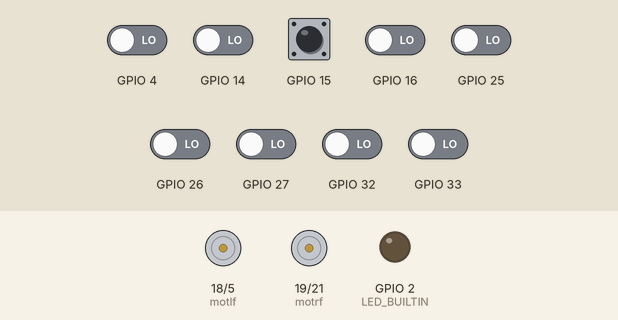
Recording of a program running on a simulated ESP32. Shown: motor-driver pin pairs drawn as motors (green arrow = first pin HIGH = forward, orange = second pin HIGH = backward, longer = more drive), output pins drawn as LEDs (lit = HIGH). Inputs (shaded band) come from the test bench; at power-on: GPIO 4, GPIO 14–16, GPIO 25–27, GPIO 32, GPIO 33 LOW. Nothing arrives over Bluetooth unless stated.

Above: at 4.7 s.
4.8 s: GPIO 15 pulsed HIGH 5 times (0.12 s each, 0.3 s apart)
At 6.8 s:
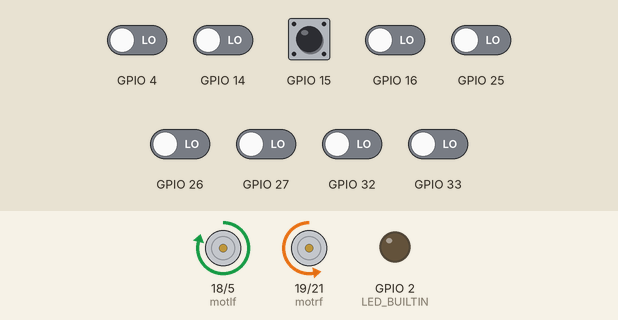
7.8 s: GPIO 4 driven HIGH
At 8.3 s:
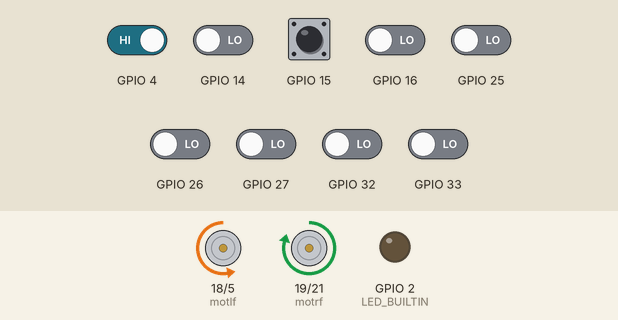
9.3 s: GPIO 16 driven HIGH
At 10.5 s:
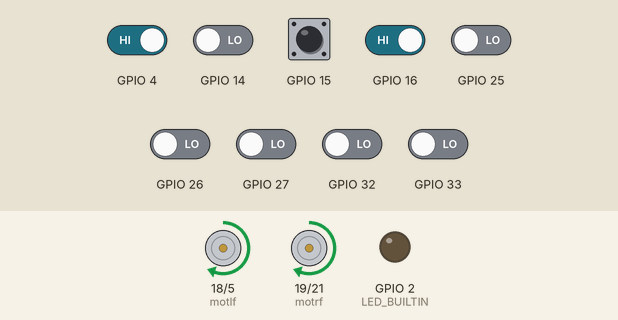
10.8 s: GPIO 14 driven HIGH
At 12.0 s:
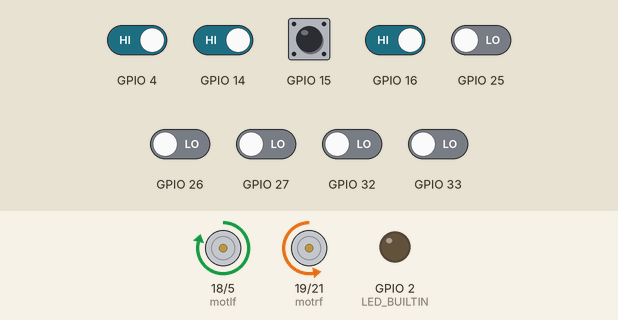
12.3 s: GPIO 14 driven LOW
At 13.0 s:
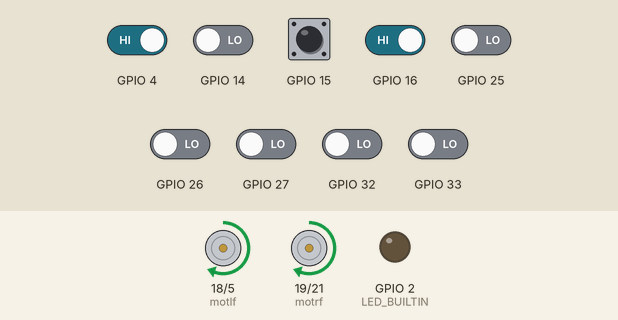
13.8 s: GPIO 4 driven LOW
At 15.2 s:
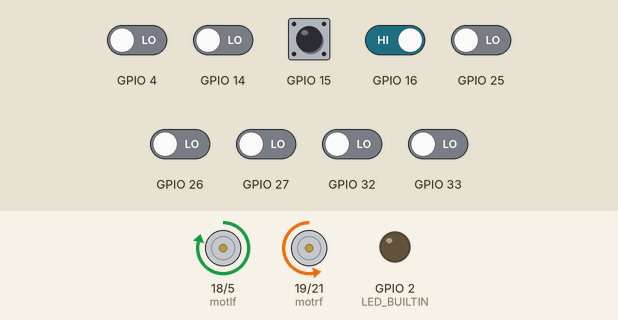
Timing chart, 0 to 16.3 s (numbered marks = the images above; inputs shaded):
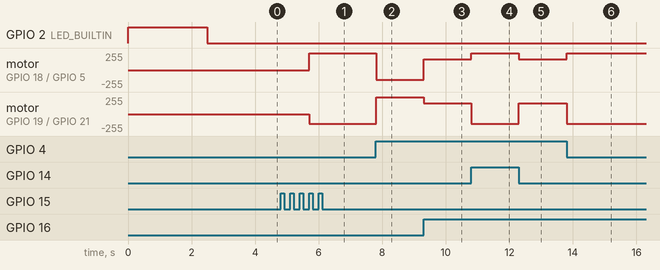

Measured:
- after the input at 4.8 s, motor on GPIO 18 (motlf) / GPIO 5 (motlb): stopped → forward 249/255 after 0.91 s; motor on GPIO 19 (motrf) / GPIO 21 (motrb): stopped → backward 149/255 after 0.91 s
- after the input at 7.8 s, motor on GPIO 18 (motlf) / GPIO 5 (motlb): forward 249/255 → backward 149/255 at once; motor on GPIO 19 (motrf) / GPIO 21 (motrb): backward 149/255 → forward 249/255 at once
- after the input at 9.3 s, motor on GPIO 18 (motlf) / GPIO 5 (motlb): backward 149/255 → forward 159/255 at once; motor on GPIO 19 (motrf) / GPIO 21 (motrb): forward 249/255 → forward 159/255 at once
- after the input at 10.8 s, motor on GPIO 18 (motlf) / GPIO 5 (motlb): forward 159/255 → forward 249/255 at once; motor on GPIO 19 (motrf) / GPIO 21 (motrb): forward 159/255 → backward 149/255 at once
- after the input at 12.3 s, motor on GPIO 18 (motlf) / GPIO 5 (motlb): forward 249/255 → forward 159/255 at once; motor on GPIO 19 (motrf) / GPIO 21 (motrb): backward 149/255 → forward 159/255 at once
- after the input at 13.8 s, motor on GPIO 18 (motlf) / GPIO 5 (motlb): forward 159/255 → forward 249/255 at once; motor on GPIO 19 (motrf) / GPIO 21 (motrb): forward 159/255 → backward 149/255 at once

The program:

main.cpp
```cpp
#include <Arduino.h>
#include <PushButton.h>
#include <QTRSensors.h>
#include <TaskScheduler.h>
#include "BluetoothSerial.h"
#include "macros.h"

QTRSensors qtr;

#define SensorCount 8
#define SCANDURATION 100

uint16_t sensorValues[SensorCount];
uint16_t position = 0;

BluetoothSerial BT;
const byte numChars = 10;
char receivedChars[numChars]; // an array to store the received data
boolean newData = false;

int a, b, m, n, x, y;
char e, f, g;

float Kp = 15;
float Ki = 0;
float Kd = 0;
int basespeed = 160;   // base speed of motor
int minspeed = (-150); // min speed of motor
int maxspeed = 250;    // max speed of motor
int T = 2;             // sample time for pid calculation

#define motlf 18 // motor pins
#define motlb 5
#define motrf 19
#define motrb 21

const int freqm = 1000; // motor pwm frequency
const int mrfc = 0;     // Motor Right Forward Channel (mrfc) pwm channel (seperate channel for each pins)
const int mrbc = 2;
const int mlfc = 4;
const int mlbc = 6;
const int mpwmr = 8; // motor pwm resolution(8bit)
int rpwm = 0;        // pwm value to motor
int lpwm = 0;
int irdig = B00000000;
int error = 0; // position on the line from ir
float P;       // pid variables
float I;
float D;
float pidval = 0;
float lasterror;
unsigned long currenttime = 0;
int dtime = 0;
unsigned long prevt = 0;

PushButton starbutton(15);

void readerror();
void readbutton();
void pid_control();
void recvWithEndMarker();
void btpidv(const String &data);
void log();

Scheduler ts;
Task readir(TASK_IMMEDIATE, TASK_FOREVER, &readerror, &ts, false);
Task pid(TASK_IMMEDIATE, TASK_FOREVER, &pid_control, &ts, false);
Task readsw(TASK_IMMEDIATE, TASK_FOREVER, &readbutton, &ts, false);
Task btread(TASK_IMMEDIATE, TASK_FOREVER, &recvWithEndMarker, &ts, false);
Task logTask(500, TASK_FOREVER, &log, &ts, false);

void log()
{
  _PP(error);
  _PP("\t");
  // Print SensorValues array
  for (int va = 0; va < SensorCount; va++)
  {
    _PP(sensorValues[va]);
    _PP("\t");
  }
  _PL();
}

void readerror()
{
  qtr.read(sensorValues);
  position = qtr.readLineBlack(sensorValues);
  error = position - 3500;
}

void pid_control()
{
  currenttime = millis();
  dtime = currenttime - prevt;
  if (dtime >= T)
  {
    P = error;
    I = I * error;
    D = error - lasterror;

    pidval = ((P * Kp) + ((Ki * T) * I) + ((Kd / T) * D)); // calculater pid val
    lasterror = error;
    prevt = currenttime;
  }

  int lmspeed = basespeed - pidval; // get motor speed difference from pid val
  int rmspeed = basespeed + pidval; // get motor speed difference from pid val

  if (lmspeed > maxspeed)
  { // if motor speed is greater than max speed set motor speed tot max speed
    lmspeed = maxspeed;
  }
  if (rmspeed > maxspeed)
  { // if motor speed is greater than max speed set motor speed tot max speed
    rmspeed = maxspeed;
  }
  if (lmspeed < minspeed)
  { // if mot speed less  than min speed set mot speed to min speed
    lmspeed = minspeed;
  }
  if (rmspeed < minspeed)
  { // if mot speed less  than min speed set mot speed to min speed
    rmspeed = minspeed;
  }

  rpwm = abs(rmspeed); // pwm value to write to motor
  lpwm = abs(lmspeed);

  if (rmspeed > 0)
  { // if right mot speed is > 0 turn in forward direction else in backward
    ledcWrite(mrfc, rpwm);
    ledcWrite(mrbc, 0);
  }
  else
  {
    ledcWrite(mrfc, 0);
    ledcWrite(mrbc, rpwm);
  }

  if (lmspeed > 0)
  { // if left mot speed is > 0 turn in forward direction else in backward
    ledcWrite(mlfc, lpwm);
    ledcWrite(mlbc, 0);
  }
  else
  {
    ledcWrite(mlfc, 0);
    ledcWrite(mlbc, lpwm);
  }
}
void readbutton()
{
  starbutton.update();
  if (starbutton.isDoubleClicked())
  {
    if (pid.isEnabled() == false)
    {
      pid.enable();
    }
    else
    {
      pid.disable();
      ledcWrite(mrfc, 0); // write all pwmm channel 0
      ledcWrite(mrbc, 0);
      ledcWrite(mlfc, 0);
      ledcWrite(mlbc, 0);
      P = 0;
      I = 0;
      D = 0;
    }
  }

  pid.isEnabled() ? btread.disable() : btread.enable();

  // _PP(Kp);
  // _PP("\t");
  // _PP(Kd);
  // _PP("\t");
  // _PP(lpwm);
  // _PP("\t");
  // _PP(rpwm);
  // _PL("");

  // Print SensorValues array
  // for (int va = 0; va < SensorCount; va++)
  // {
  //   _PP(sensorValues[va]);
  //   _PP("\t");
  // }
  // _PL();
}

String incomingData;

void recvWithEndMarker()
{

  if (BT.available() > 0)
  {
    incomingData = BT.readStringUntil('/');
    btpidv(incomingData);
  }
}

void btpidv(const String &data)
{
  _PM("Incoming Value: ");
  _PL(data);

  for (int cnt = 0; cnt <= data.length(); cnt++)
  {
    switch (data.charAt(cnt))
    {
    case 'P':
      Kp = data.substring(cnt + 1, cnt + 6).toFloat();
      _PM("Changed P value to ");
      _PL(Kp);
      cnt += 5;
      break;
    case 'I':
      Kd = data.substring(cnt + 1, cnt + 6).toFloat();
      _PM("Changed I value to ");
      _PL(Kd);
      cnt += 5;
      break;
    case 'T':
      T = data.substring(cnt + 1, cnt + 6).toInt();
      _PM("Changed T value to ");
      _PL(T);
      cnt += 5;
      break;
    case 'D':
      Ki = data.substring(cnt + 1, cnt + 6).toFloat();
      _PM("Changed D value to ");
      _PL(Ki);
      cnt += 5;
      break;
    case 'N':
      minspeed = data.substring(cnt + 1, cnt + 6).toInt();
      _PM("Changed MinSpeed value to ");
      _PL(minspeed);
      cnt += 5;
      break;
    case 'X':
      maxspeed = data.substring(cnt + 1, cnt + 6).toInt();
      _PM("Changed MaxSpeed value to ");
      _PL(maxspeed);
      cnt += 5;
      break;
    case 'S':
      basespeed = data.substring(cnt + 1, cnt + 6).toInt();
      _PM("Changed Base Speed to ");
      _PL(basespeed);
      cnt += 5;
      break;
    default:
      break;
    }
  }
  P = I = D = 0;
}

void setup()
{

#ifdef _DEBUG_
  Serial.begin(115200);
#endif

  ledcSetup(mrfc, freqm, mpwmr); // pwm channel and frequency and resolution setup
  ledcSetup(mrbc, freqm, mpwmr);
  ledcSetup(mlfc, freqm, mpwmr);
  ledcSetup(mlbc, freqm, mpwmr);
  ledcAttachPin(motrf, mrfc); // attach motor pins pwm channels
  ledcAttachPin(motrb, mrbc);
  ledcAttachPin(motlf, mlfc);
  ledcAttachPin(motlb, mlbc);
  ledcWrite(mrfc, 0); // write all pwmm channel 0
  ledcWrite(mrbc, 0);
  ledcWrite(mlfc, 0);
  ledcWrite(mlbc, 0);

  qtr.setTypeRC();
  qtr.setSensorPins((const uint8_t[]){16, 14, 27, 26, 25, 33, 32, 4}, SensorCount);
  qtr.setEmitterPin(13);

  pinMode(LED_BUILTIN, OUTPUT);
  digitalWrite(LED_BUILTIN, HIGH);

  for (uint16_t i = 0; i < SCANDURATION; i++)
  {
    qtr.calibrate();
  }

  digitalWrite(LED_BUILTIN, LOW);

  for (uint8_t i = 0; i < SensorCount; i++)
  {
    _PP("Calibrated Minimum : ");
    _PP(qtr.calibrationOn.minimum[i]);
    _PP(' ');
  }
  _PL();

  for (uint8_t i = 0; i < SensorCount; i++)
  {
    _PP("Calibrated Maximum : ");

    _PP(qtr.calibrationOn.maximum[i]);
    _PP(' ');
  }
  _PL();
  delay(1000);

  BT.begin("LFQTR");
  starbutton.setActiveLogic(HIGH);

  ts.addTask(readir);
  ts.addTask(pid);
  ts.addTask(readsw);
  ts.addTask(btread);

  ts.addTask(logTask);
  logTask.enable();
  readir.enable();
  readsw.enable();
  // btread.enable();
}
void loop()
{
  ts.execute();
}
```

macros.h
```cpp
#pragma once
//===== Debugging macros ========================
// #define _DEBUG_

#ifdef _DEBUG_
#define SerialD Serial
#define _PM(a)               \
    SerialD.print(millis()); \
    SerialD.print(F(": "));  \
    SerialD.println(a)
#define _PP(a) SerialD.print(a)
#define _PL(a) SerialD.println(a)
#define _PX(a) SerialD.println(a, HEX)
#else
#define _PM(a)
#define _PP(a)
#define _PL(a)
#define _PX(a)
#endif
```
